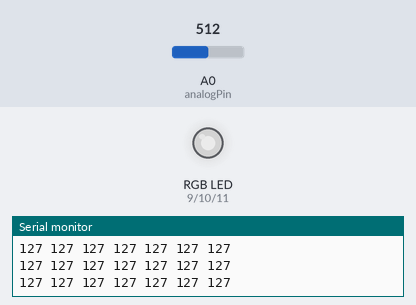
Bench run of a sketch on a simulated Arduino Uno, built with avr-gcc and run on an emulated ATmega328P. Shown: an RGB LED mixed from three pins (HIGH = lit), the last lines printed to the serial monitor. The test bench sets the inputs (shaded band); at power-on: A0 (analogPin) = 512. Dim RGB values are drawn brighter than linear; pins used as bus, display or sensor lines are not drawn.

Above: at 1.2 s.
1.3 s: A0 (analogPin) set to 415
At 1.6 s:
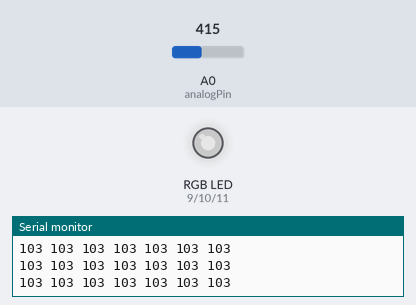
4.3 s: A0 (analogPin) set to 388
At 4.7 s:
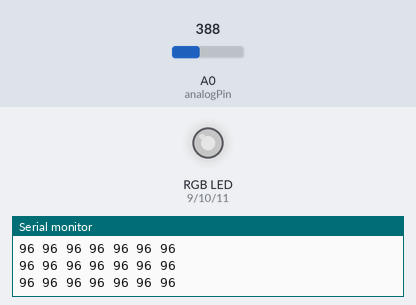
7.3 s: A0 (analogPin) set to 716
At 7.9 s:
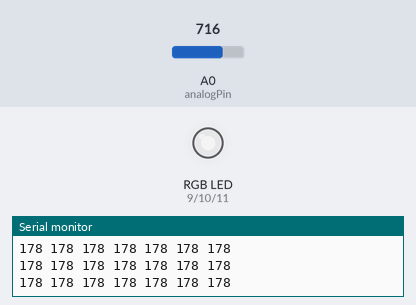
8.8 s: A0 (analogPin) set to 306
At 9.7 s:
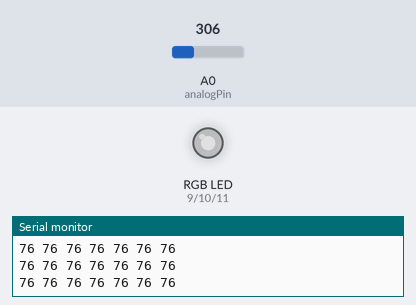
10.3 s: A0 (analogPin) set to 88
At 11.4 s:
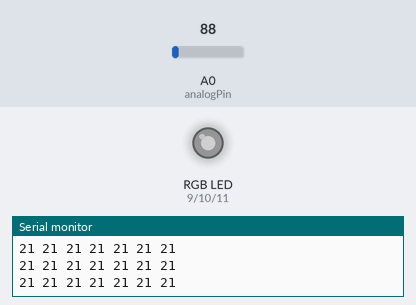
11.8 s: A0 (analogPin) set to 75
At 12.6 s:
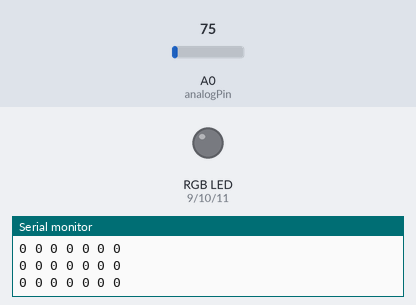
Timing chart, 0 to 14.3 s (numbered marks = the images above; inputs shaded):
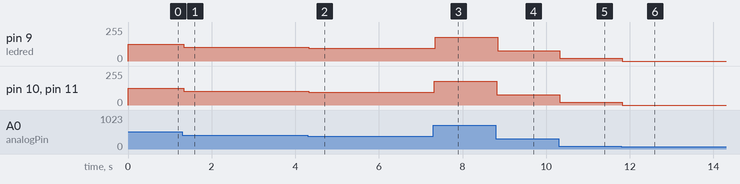

Measured:
- after the input at 1.3 s, pin 9 (ledred), pin 10 (ledgreen), pin 11 (ledblue): 127/255 → 103/255 at once
- after the input at 4.3 s, pin 9 (ledred), pin 10 (ledgreen), pin 11 (ledblue): 103/255 → 96/255 at once
- after the input at 7.3 s, pin 9 (ledred): 96/255 → 178/255 after 0.05 s; pin 10 (ledgreen), pin 11 (ledblue): 96/255 → 178/255 at once
- after the input at 8.8 s, pin 9 (ledred), pin 10 (ledgreen), pin 11 (ledblue): 178/255 → 76/255 at once
- after the input at 10.3 s, pin 9 (ledred), pin 10 (ledgreen), pin 11 (ledblue): 76/255 → 21/255 at once
- after the input at 11.8 s, pin 9 (ledred), pin 10 (ledgreen), pin 11 (ledblue): 21/255 → 0/255 at once

The sketch:

Arduino_LEDorgan.ino
```cpp
/*
 * LED ORGAN -> Red Green Blue LED's
 */

int analogPin=0;
int strobePin=2;
int resetPin=3;
int ledred=9;         //RED LED
int ledgreen=10;      //GREEN LED
int ledblue=11;       //BLUE LED
int spectrumValue[7]; //Integer variable to store the 10bit values of the frequency bands
int filter=80;        //Noise filter

void setup(){

  Serial.begin(9600);
  pinMode(analogPin, INPUT);
  pinMode(strobePin, OUTPUT);
  pinMode(resetPin, OUTPUT);
  pinMode(ledred, OUTPUT);
  pinMode(ledblue, OUTPUT);
  pinMode(ledgreen, OUTPUT);
  digitalWrite(resetPin, LOW);
  digitalWrite(strobePin, HIGH);
}

void loop(){
  digitalWrite(resetPin, HIGH);
  digitalWrite(resetPin, LOW);              //change from high to low starts the output of the mutliplexer from the beginning
  for (int i=0;i<7;i++){                    //for loop goes through this cycle 7 times to get the values for each frequency band
    digitalWrite(strobePin, LOW);           //puts strobe pin low to output the frequency band
    delayMicroseconds(100);                  //wait until output value of MSGEQ7 can be measured
    spectrumValue[i]=analogRead(analogPin); //put analog DC value in the spectrumValue variable
    if (spectrumValue[i]<filter){
      spectrumValue[i]=0;}                  //if the received value is below the filter value it will get set to 0
    spectrumValue[i]=map(spectrumValue[i], 0,1023,0,255); //transform the 10bit analog input value to a suitable 8bit PWM value
    Serial.print(spectrumValue[i]);         //outputs the PWM value -> Serial Monitor
    Serial.print(" ");
    digitalWrite(strobePin, HIGH);          //puts the strobe pin high to get ready for the next cycle
  }
  Serial.println();
  analogWrite(ledred,spectrumValue[0]);   //outputs the 63Hz  Value for the RED LED
  analogWrite(ledred,spectrumValue[1]);   //outputs the 160Hz PWM ValuePWM for the RED LED
  analogWrite(ledgreen,spectrumValue[3]); //outputs the 1kHz PWM Value for the GREEN LED
  analogWrite(ledgreen,spectrumValue[4]); //outputs the 2.5kHz PWM Value for the GREEN LED
  analogWrite(ledblue,spectrumValue[5]);  //outputs the 6.25kHz PWM Value for the BLUE LED
  analogWrite(ledblue,spectrumValue[6]);  //outputs the 16kHz PWM Value for the BLUE LED
}
```
